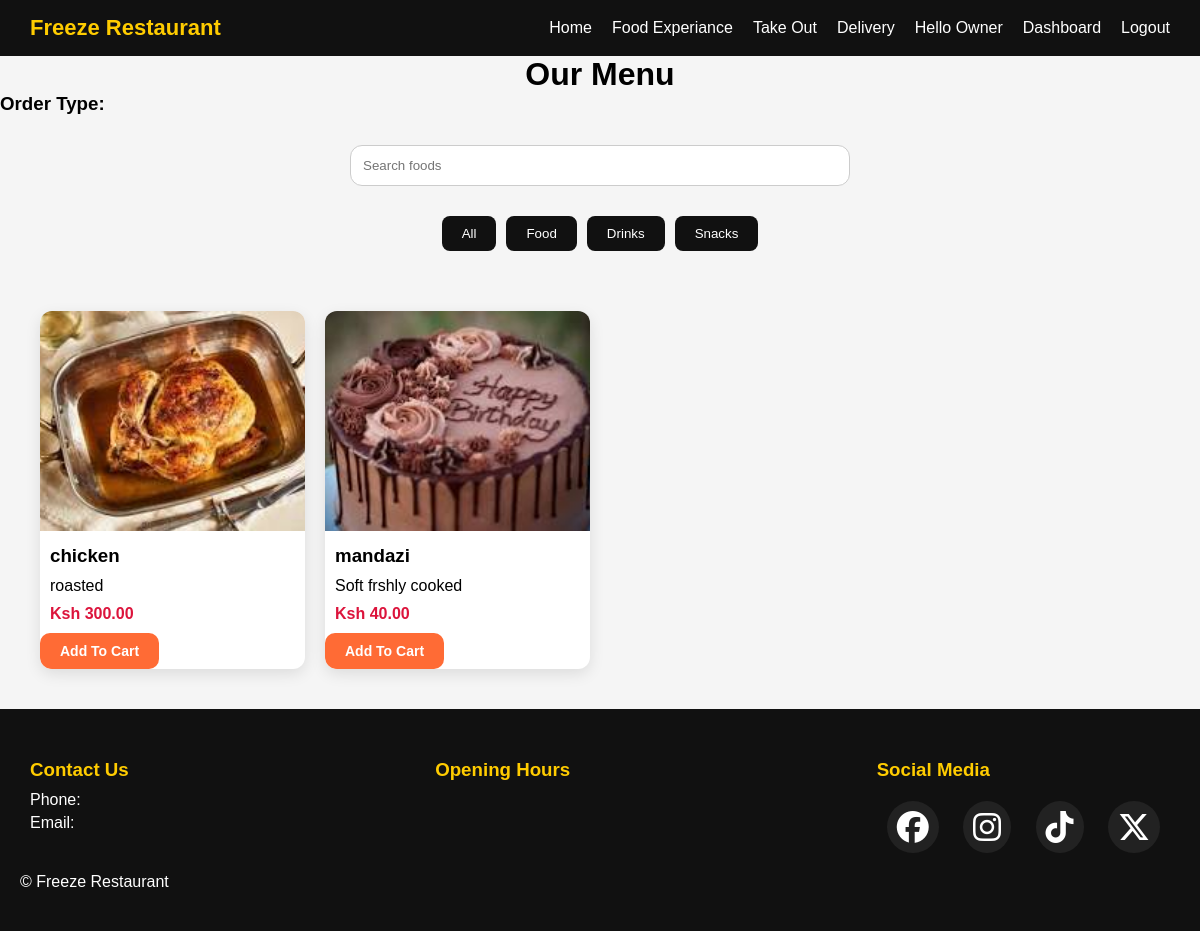
Page /menu/ (signed in) on the committed database.
### accounts/models.py (models this page shows, shortened)
class User(AbstractUser):
    email = models.EmailField(unique=True)

### menu/models.py (models this page shows, shortened)
class Category(models.Model):
    name = models.CharField(max_length=100)
    slug = models.SlugField(unique=True)
    created_at = models.DateTimeField(auto_now_add=True)
    class Meta:
        verbose_name_plural = "Categories"

class Food(models.Model):
    category = models.ForeignKey(
        Category,
        on_delete=models.CASCADE,
        related_name="foods"
    )
    name = models.CharField(max_length=200)
    slug = models.SlugField(unique=True)
    description = models.TextField()
    price = models.DecimalField(max_digits=10, decimal_places=2)
    image = models.ImageField(upload_to="foods/")
    available = models.BooleanField(default=True)
    created_at = models.DateTimeField(auto_now_add=True)
    updated_at = models.DateTimeField(auto_now=True)
    featured = models.BooleanField(default=False)

### menu/views.py (the view)
# urls.py: path('', views.menu_page, name='menu')
def menu_page(request):
    order_type = request.GET.get('type')
    if order_type:
        request.session['order_type'] = order_type
    print(
    request.session.get("order_type")
    )
    foods = Food.objects.filter(
        available = True
    )
    categories = Category.objects.all()
    featured_foods = Food.objects.filter(
        featured=True,
        available=True
    )[:6]
    context = {
        'foods': foods,
        'categories': categories,
        'featured_foods': featured_foods,
        'order_type': request.session.get("order_type", 'takeout')
    }
    return render (request, 'menu/menu.html', context)

### accounts/templatetags/user_tags.py (called while the page is built)
@register.filter
def has_group(user, group_name):
    if not user or not hasattr(user, "groups"):
        return False
    return user.groups.filter(name=group_name).exists()

### templates/menu/menu.html (shortened to what this page needs)
{% extends 'base.html' %}
{% load static %}
{% block extra_css %}
<link rel="stylesheet" href="{% static 'menu/menu.css' %}">
{% endblock %}
{% block content %}
<h1 style="text-align: center;">Our Menu</h1>
<h3> Order Type:{{ get_order_type_display|title }}</h3>
<section class="search-box">
    <input type="text" id="foodSearch" placeholder="Search foods">
</section>
<section class="category-buttons">
    <button data-category="all">All</button>
    {% for category in categories %}
    <button data-category="{{ category.slug }}">
        {{ category.name }}
    </button>
    {% endfor %}
</section>
<section class="food-grid">
    {% for food in foods %}
    <div class="food-card" data-category="{{ food.category.slug }}">
        <img src="{{ food.image.url }}" alt="{{ food.name }}">
        <h3 style="padding: 10px;">{{ food.name }}</h3>
        <p>{{ food.description|truncatewords:20 }}</p>
        <span>Ksh {{ food.price }}</span>
        <a href="{% url 'add_to_cart' food.id %}" class="btn add-to-cart">
            Add To Cart
        </a>
    </div>
    {% endfor %}
</section>
{% endblock %}

### templates/partials/navbar.html (shortened to what this page needs)
{% load user_tags %}
    <nav class="nav1">
        <h2>Freeze Restaurant</h2>
        <ul>
            <li><a href="{% url 'home' %}">Home</a></li>
            <li><a href="{% url 'food' %}">Food Experiance</a></li>
            <li><a href="{% url 'takeout' %}">Take Out</a></li>
            <li><a href="{% url 'delivery' %}">Delivery</a></li>
            {% if request.user.is_authenticated %}
                <li>Hello {{ request.user.username }}</li>
                {% if request.user|has_group:"Owner"  %}
                    <li><a href="{% url 'owner_dashboard' %}">Dashboard</a></li>
                    {% elif request.user|has_group:"Management" %}
                        <li><a href="{% url 'management_dashboard' %}">Dashboard</a></li>
                    {% elif request.user|has_group:"Staff" %}
                        <li><a href="{% url 'staff_dashboard' %}">Dashboard</a></li>
                    {% else %}
                        <li><a href="{% url 'home' %}">Explore Menu</a></li>
                    {% endif %}
                <li>
                    <form action="{% url 'logout' %}" method="post">
                        <button type="submit">Logout</button>
                    </form>
                </li>
            {% else %}
                <li><a href="{% url 'login' %}">Login</a></li>
                <li><a href="{% url 'register' %}">Register</a></li>
            {% endif %}
        </ul>
    </nav>

### static/css/style.css (style rules this page uses)
* { margin: 0; padding: 0; box-sizing: border-box; }
html,body { height: 100%; margin: 0; font-family: Arial, Helvetica, sans-serif; background: #f5f5f5; }
body { min-height: 100vh; display: flex; flex-direction: column; }
.nav1 { display: flex; justify-content: space-between; align-items: center; padding: 15px 30px; background-color: #111; color: white; position: sticky; top: 0; z-index: 1000; }
.nav1 h2 { margin: 0; font-size: 22px; color: #ffcc00; }
.nav1 ul { list-style: none; display: flex; gap: 20px; margin: 0; padding: 0; }
.nav1 form { margin: 0; padding: 0; }
.nav1 ul li { display: flex; align-items: center; }
.nav1 ul li a, .nav1 ul li button { background: none; border: none; color: white; text-decoration: none; cursor: pointer; font-size: 16px; font-weight: 500; padding: 0; margin: 0; transition: 0.3s; cursor: pointer; }

### static/menu/menu.css (style rules this page uses)
.food-grid { display: grid; grid-template-columns: repeat(auto-fill, minmax(250px, 1fr)); gap: 20px; padding: 40px; }
.food-card { background: white; border-radius: 12px; overflow: hidden; box-shadow: 0 5px 15px rgba(0,0,0,0.1); transition: 0.3s ease; }
.food-card img { width: 100%; height: 220px; object-fit: cover; }
.food-card p { padding: 0 10px; }
.food-card span { display: block; padding: 10px; color: crimson; font-weight: bold; }
.category-buttons { display: flex; gap: 10px; justify-content: center; flex-wrap: wrap; margin: 20px 0; }
.category-buttons button { padding: 10px 20px; border: none; background: #111; color: white; border-radius: 8px; cursor: pointer; }
.search-box { text-align: center; margin: 30px 0; }
.search-box input { width: 60%; max-width: 500px; padding: 12px; border: 1px solid #ccc; border-radius: 12px; }
.btn { display: inline-block; padding: 10px 20px; border-radius: 10px; text-decoration: none; font-weight: bold; transition: 0.3s ease; font-size: 14px; }
.add-to-cart { background: #ff6b35; color: white; border: none; transition: 0.3s ease; }

### rows in the picture
User: user.username "Owner"
Category: name "Food"
Category: name "Drinks"
Category: name "Snacks"
Food: image (picture), name "chicken", description "roasted", price "300.00"
Food: image (picture), name "mandazi", description "Soft frshly cooked", price "40.00"
